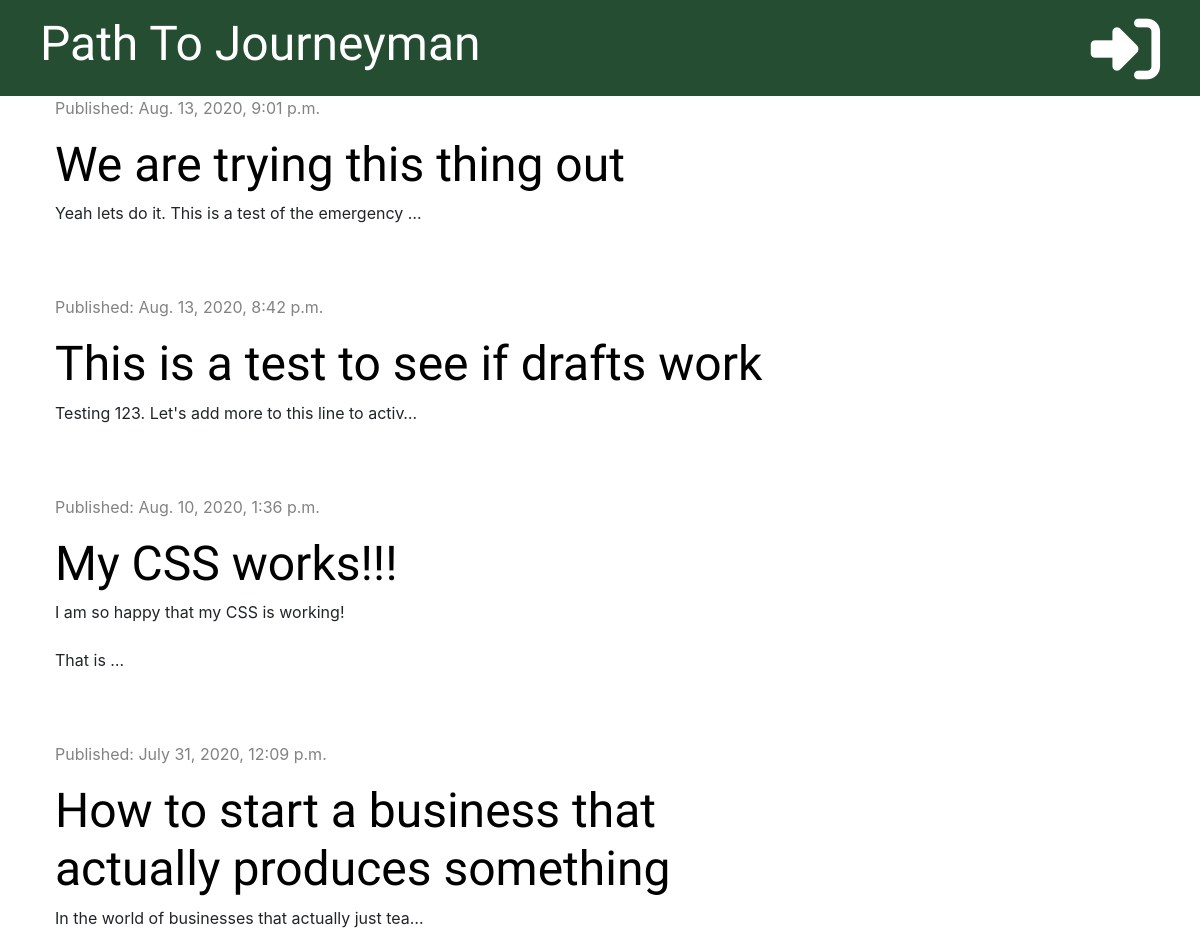
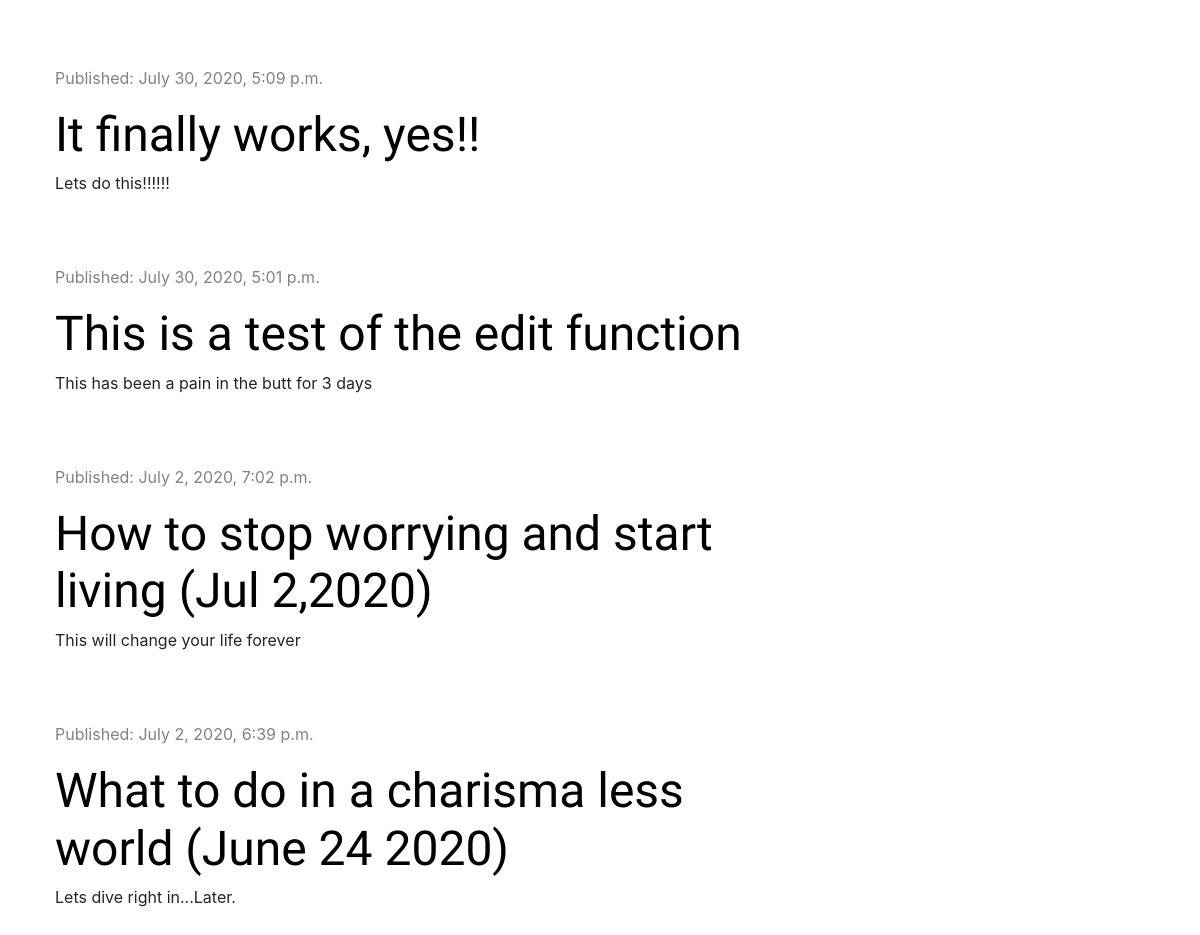
The page / on the database its author committed (2 pictures, top to bottom).
### blog/models.py (models this page shows, shortened)
class Post(models.Model):
    author = models.ForeignKey('auth.User', on_delete=models.CASCADE)
    title = models.CharField(max_length=200)
    text = models.TextField()
    created_date = models.DateTimeField(default=timezone.now)
    published_date = models.DateTimeField(blank=True, null=True)

### blog/views.py (the view)
# urls.py: path('', views.post_list, name='post_list'),
def post_list(request):
    posts = Post.objects.filter(published_date__lte=timezone.now()).order_by('-published_date')
    stuff_for_frontend = {'posts': posts}
    return render(request, 'blog/post_list.html', stuff_for_frontend)

### blog/templates/blog/post_list.html (shortened to what this page needs)
{% extends 'blog/base.html' %}
{% block content %}
    {% for post in posts %}
        <div class="post">
            <div class="date">
                <p>Published: {{ post.published_date }}</p>
            </div>
            <h1><a href="{% url 'post_detail' pk=post.pk %}">{{ post.title }}</a></h1>
            <p>{{ post.text|truncatechars:50|linebreaksbr }}</p>
        </div>
    {% endfor %}
{% endblock %}

### blog/static/css/blog.css (style rules this page uses)
h1, h2, h3, h4 { font-family: 'Tangerine', 'Inconsolata', 'Droid Sans', serif; font-size: 48px; }
.date { color: #828282; }
.post { margin-bottom: 70px; }
.post h1 a { color: #000000; }

### rows shown on the page
Post: published_date "Aug. 13, 2020, 9:01 p.m.", title "We are trying this thing out", text "Yeah lets do it. This is a test of the emergency …"
Post: published_date "Aug. 13, 2020, 8:42 p.m.", title "This is a test to see if drafts work", text "Testing 123. Let's add more to this line to activ…"
Post: published_date "Aug. 10, 2020, 1:36 p.m.", title "My CSS works!!!", text "I am so happy that my CSS is working! That is …"
Post: published_date "July 31, 2020, 12:09 p.m.", title "How to start a business that actually produces something", text "In the world of businesses that actually just tea…"
Post: published_date "July 30, 2020, 5:09 p.m.", title "It finally works, yes!!", text "Lets do this!!!!!!"
Post: published_date "July 30, 2020, 5:01 p.m.", title "This is a test of the edit function", text "This has been a pain in the butt for 3 days"
Post: published_date "July 2, 2020, 7:02 p.m.", title "How to stop worrying and start living (Jul 2,2020)", text "This will change your life forever"
Post: published_date "July 2, 2020, 6:39 p.m.", title "What to do in a charisma less world (June 24 2020)", text "Lets dive right in...Later."
